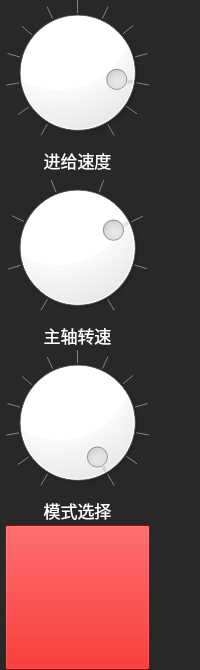
       <widget class="QWidget" name="widget_9" native="true">
        <property name="layoutDirection">
         <enum>Qt::LeftToRight</enum>
        </property>
        <property name="styleSheet">
         <string notr="true">background-color: rgb(40, 40, 40);</string>
        </property>
        <layout class="QVBoxLayout" name="verticalLayout">
         <property name="spacing">
          <number>0</number>
         </property>
         <property name="leftMargin">
          <number>5</number>
         </property>
         <property name="topMargin">
          <number>0</number>
         </property>
         <property name="rightMargin">
          <number>0</number>
         </property>
         <property name="bottomMargin">
          <number>0</number>
         </property>
         <item>
          <widget class="InterfaceDial" name="Btn_Speed">
           <property name="minimumSize">
            <size>
             <width>145</width>
             <height>145</height>
            </size>
           </property>
           <property name="maximumSize">
            <size>
             <width>145</width>
             <height>145</height>
            </size>
           </property>
           <property name="styleSheet">
            <string notr="true">background-color: rgb(255, 255, 255);</string>
           </property>
           <property name="maximum">
            <number>12</number>
           </property>
           <property name="singleStep">
            <number>1</number>
           </property>
           <property name="pageStep">
            <number>1</number>
           </property>
           <property name="value">
            <number>10</number>
           </property>
           <property name="notchTarget">
            <double>1.000000000000000</double>
           </property>
           <property name="notchesVisible">
            <bool>true</bool>
           </property>
           <property name="role" stdset="0">
            <string>control</string>
           </property>
          </widget>
         </item>
         <item>
          <widget class="QLabel" name="label_31">
           <property name="minimumSize">
            <size>
             <width>145</width>
             <height>30</height>
            </size>
           </property>
           <property name="maximumSize">
            <size>
             <width>145</width>
             <height>30</height>
            </size>
           </property>
           <property name="sizeIncrement">
            <size>
             <width>0</width>
             <height>0</height>
            </size>
           </property>
           <property name="baseSize">
            <size>
             <width>0</width>
             <height>0</height>
            </size>
           </property>
           <property name="font">
            <font>
             <pointsize>13</pointsize>
            </font>
           </property>
           <property name="styleSheet">
            <string notr="true">color: rgb(255, 255, 255);</string>
           </property>
           <property name="text">
            <string>进给速度</string>
           </property>
           <property name="alignment">
            <set>Qt::AlignCenter</set>
           </property>
          </widget>
         </item>
         <item>
          <widget class="InterfaceDial" name="Btn_Spindle_Speed">
           <property name="minimumSize">
            <size>
             <width>145</width>
             <height>145</height>
            </size>
           </property>
           <property name="maximumSize">
            <size>
             <width>145</width>
             <height>145</height>
            </size>
           </property>
           <property name="styleSheet">
            <string notr="true">background-color: rgb(255, 255, 255);</string>
           </property>
           <property name="minimum">
            <number>0</number>
           </property>
           <property name="maximum">
            <number>7</number>
           </property>
           <property name="singleStep">
            <number>1</number>
           </property>
           <property name="pageStep">
            <number>1</number>
           </property>
           <property name="value">
            <number>5</number>
           </property>
           <property name="notchTarget">
            <double>1.000000000000000</double>
           </property>
           <property name="notchesVisible">
            <bool>true</bool>
           </property>
           <property name="role" stdset="0">
            <string>control</string>
           </property>
          </widget>
         </item>
         <item>
          <widget class="QLabel" name="label_32">
           <property name="minimumSize">
            <size>
             <width>145</width>
             <height>30</height>
            </size>
           </property>
           <property name="maximumSize">
            <size>
             <width>145</width>
             <height>30</height>
            </size>
           </property>
           <property name="font">
            <font>
             <pointsize>13</pointsize>
            </font>
           </property>
           <property name="styleSheet">
            <string notr="true">color: rgb(255, 255, 255);</string>
           </property>
           <property name="text">
            <string>主轴转速</string>
           </property>
           <property name="alignment">
            <set>Qt::AlignCenter</set>
           </property>
          </widget>
         </item>
         <item>
          <widget class="InterfaceDial" name="Btn_Mode">
           <property name="minimumSize">
            <size>
             <width>145</width>
             <height>145</height>
            </size>
           </property>
           <property name="maximumSize">
            <size>
             <width>145</width>
             <height>145</height>
            </size>
           </property>
           <property name="styleSheet">
            <string notr="true">background-color: rgb(255, 255, 255);</string>
           </property>
           <property name="maximum">
            <number>12</number>
           </property>
           <property name="singleStep">
            <number>1</number>
           </property>
           <property name="pageStep">
            <number>1</number>
           </property>
           <property name="value">
            <number>12</number>
           </property>
           <property name="wrapping">
            <bool>false</bool>
           </property>
           <property name="notchTarget">
            <double>1.000000000000000</double>
           </property>
           <property name="notchesVisible">
            <bool>true</bool>
           </property>
           <property name="role" stdset="0">
            <string>control</string>
           </property>
          </widget>
         </item>
         <item>
          <widget class="QLabel" name="label_33">
           <property name="minimumSize">
            <size>
             <width>145</width>
             <height>30</height>
            </size>
           </property>
           <property name="maximumSize">
            <size>
             <width>145</width>
             <height>30</height>
            </size>
           </property>
           <property name="font">
            <font>
             <pointsize>13</pointsize>
            </font>
           </property>
           <property name="styleSheet">
            <string notr="true">color: rgb(255, 255, 255);</string>
           </property>
           <property name="text">
            <string>模式选择</string>
           </property>
           <property name="alignment">
            <set>Qt::AlignCenter</set>
           </property>
          </widget>
         </item>
         <item>
          <widget class="InterfaceCheckBtn" name="Btn_Emergency_STOP">
           <property name="minimumSize">
            <size>
             <width>145</width>
             <height>145</height>
            </size>
           </property>
           <property name="maximumSize">
            <size>
             <width>145</width>
             <height>145</height>
            </size>
           </property>
           <property name="font">
            <font>
             <pointsize>30</pointsize>
            </font>
           </property>
           <property name="styleSheet">
            <string notr="true">QPushButton#Btn_Emergency_STOP {
	background-color: rgb(217, 0, 0);
	image: url(:/framework/images/Emergency_STOP_Close.png);
}
QPushButton#Btn_Emergency_STOP:checked {
	background-color: rgb(217, 0, 0);
	image: url(:/framework/images/Emergency_STOP_Open.png);
}</string>
           </property>
           <property name="text">
            <string/>
           </property>
           <property name="checkable">
            <bool>true</bool>
           </property>
           <property name="role" stdset="0">
            <string>control</string>
           </property>
          </widget>
         </item>
        </layout>
       </widget>
